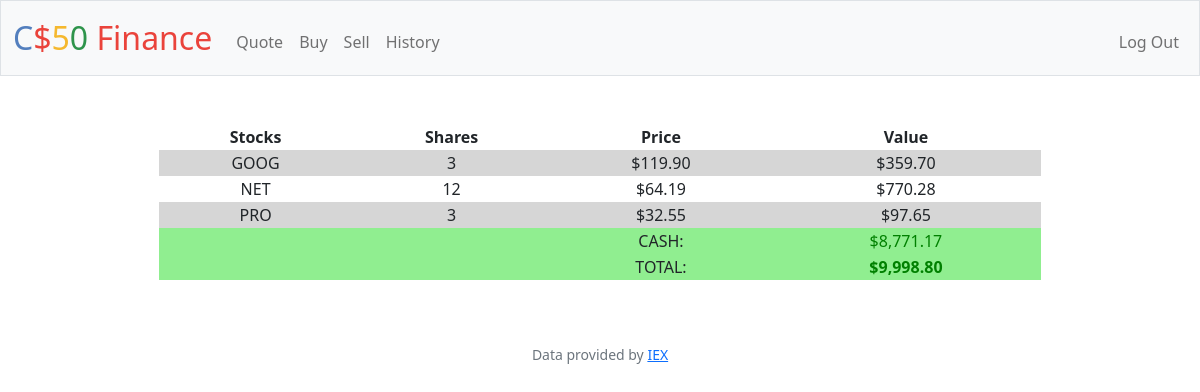
Before: / (signed in) with the older database file.
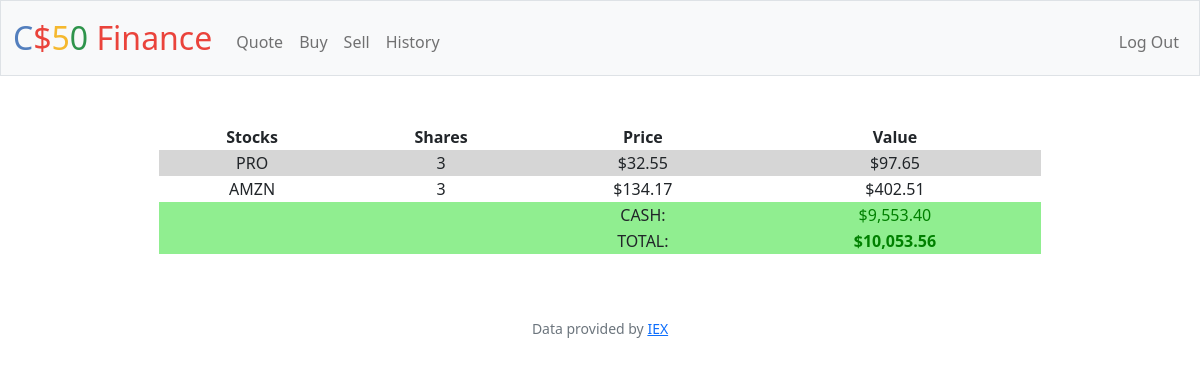
After: the same page with the newer database file.
### tables this page shows
CREATE TABLE assets (user_id integer NOT NULL, stock text NOT NULL, number integer NOT NULL, value numeric NOT NULL, total_value numeric NOT NULL);

### app.py (the view)
@app.route("/")
@login_required
def index():
     if request.method == "GET":
        data = db.execute("SELECT * FROM assets WHERE user_id = ?", session["user_id"])
        user_cash = db.execute("SELECT cash FROM users WHERE id = ?", session["user_id"])
        gross_value = db.execute("SELECT total_value FROM assets WHERE user_id = ?", session["user_id"])
        total = 0
        x=0
        if gross_value == []:
            total = float(user_cash[0]["cash"])
        elif len(gross_value) == 1:
            total = gross_value[0]["total_value"] + user_cash[0]["cash"]
        else:
            while x < len(gross_value):
                total += gross_value[x]["total_value"]
                x += 1
            total += user_cash[0]["cash"]
        return render_template("index.html", data = data, cash=usd(user_cash[0]["cash"]), sum= usd(total))

### app.py (called while the page is built)
@app.after_request
def after_request(response):
    response.headers["Cache-Control"] = "no-cache, no-store, must-revalidate"
    response.headers["Expires"] = 0
    response.headers["Pragma"] = "no-cache"
    return response

### helpers.py (called while the page is built)
def login_required(f):
    @wraps(f)
    def decorated_function(*args, **kwargs):
        if session.get("user_id") is None:
            return redirect("/login")
        return f(*args, **kwargs)
    return decorated_function

def usd(value):
    return f"${value:,.2f}"

### templates/index.html (shortened to what this page needs)
{% extends "layout.html" %}
{% block main %}
<div class="mb-3">
    <table>
        <thead>
            <tr>
                <th>Stocks</th>
                <th>Shares</th>
                <th>Price</th>
                <th>Value</th>
            </tr>
        </thead>
        <tbody>
            {% for data in data %}
            <tr>
                <td>{{data.stock}}</td>
                <td>{{data.number}}</td>
                <td>{{data.value | usd }}</td>
                <td>{{data.total_value | usd }}</td>
            </tr>
            {% endfor %}
        </tbody>
        <tfoot>
            <tr>
                <td></td>
                <td></td>
                <td> CASH: </td>
                <td id="cash">{{cash}}</td>
            </tr>
            <tr>
                <td></td>
                <td></td>
                <td>TOTAL: </td>
                <td id="total">{{sum}}</td>
            </tr>
        </tfoot>
    </table>
</div>
{% endblock %}

### templates/layout.html (shortened to what this page needs)
<!DOCTYPE html>
<html lang="en">
    <head>
        <link href="https://cdn.jsdelivr.net/npm/bootstrap@5.1.3/dist/css/bootstrap.min.css" rel="stylesheet">
        <link href="/static/styles.css" rel="stylesheet">
    </head>
    <body>
        <nav class="bg-light border navbar navbar-expand-md navbar-light">
            <div class="container-fluid">
                <a class="navbar-brand" href="/"><span class="blue">C</span><span class="red">$</span><span class="yellow">5</span><span class="green">0</span> <span class="red">Finance</span></a>
                <div class="collapse navbar-collapse" id="navbar">
                    {% if session["user_id"] %}
                        <ul class="navbar-nav me-auto mt-2">
                            <li class="nav-item"><a class="nav-link" href="/quote">Quote</a></li>
                            <li class="nav-item"><a class="nav-link" href="/buy">Buy</a></li>
                            <li class="nav-item"><a class="nav-link" href="/sell">Sell</a></li>
                            <li class="nav-item"><a class="nav-link" href="/history">History</a></li>
                        </ul>
                        <ul class="navbar-nav ms-auto mt-2">
                            <li class="nav-item"><a class="nav-link" href="/logout">Log Out</a></li>
                        </ul>
                    {% else %}
                        <ul class="navbar-nav ms-auto mt-2">
                            <li class="nav-item"><a class="nav-link" href="/register">Register</a></li>
                            <li class="nav-item"><a class="nav-link" href="/login">Log In</a></li>
                        </ul>
                    {% endif %}
                </div>
            </div>
        </nav>
        <main class="container-fluid py-5 text-center">
            {% block main %}{% endblock %}
        </main>
        <footer class="mb-5 small text-center text-muted">
            Data provided by <a href="https://iexcloud.io/">IEX</a>
        </footer>
    </body>
</html>

### static/styles.css (style rules this page uses)
nav .navbar-brand { font-size: xx-large; }
nav .navbar-brand .blue { color: #537fbe; }
nav .navbar-brand .red { color: #ea433b; }
nav .navbar-brand .yellow { color: #f5b82e; }
nav .navbar-brand .green { color: #2e944b; }
table { width: 75%; margin: auto; text-align: center; }
tbody tr:nth-of-type(odd) { background-color: #d6d6d6; }
table th { position:sticky; top: 0; }
tfoot { background-color: #90ee90; }
#cash { color: green; }
#total { color: green; font-weight: bold; }

Changed rows visible on the page:
removed assets: stock "GOOG", number "3", value "$119.90", total_value "$359.70"
removed assets: stock "NET", number "12", value "$64.19", total_value "$770.28"
added assets: stock "AMZN", number "3", value "$134.17", total_value "$402.51"
Other visible differences:
{{ cash }}: "$8,771.17" → "$9,553.40"
{{ sum }}: "$9,998.80" → "$10,053.56"
